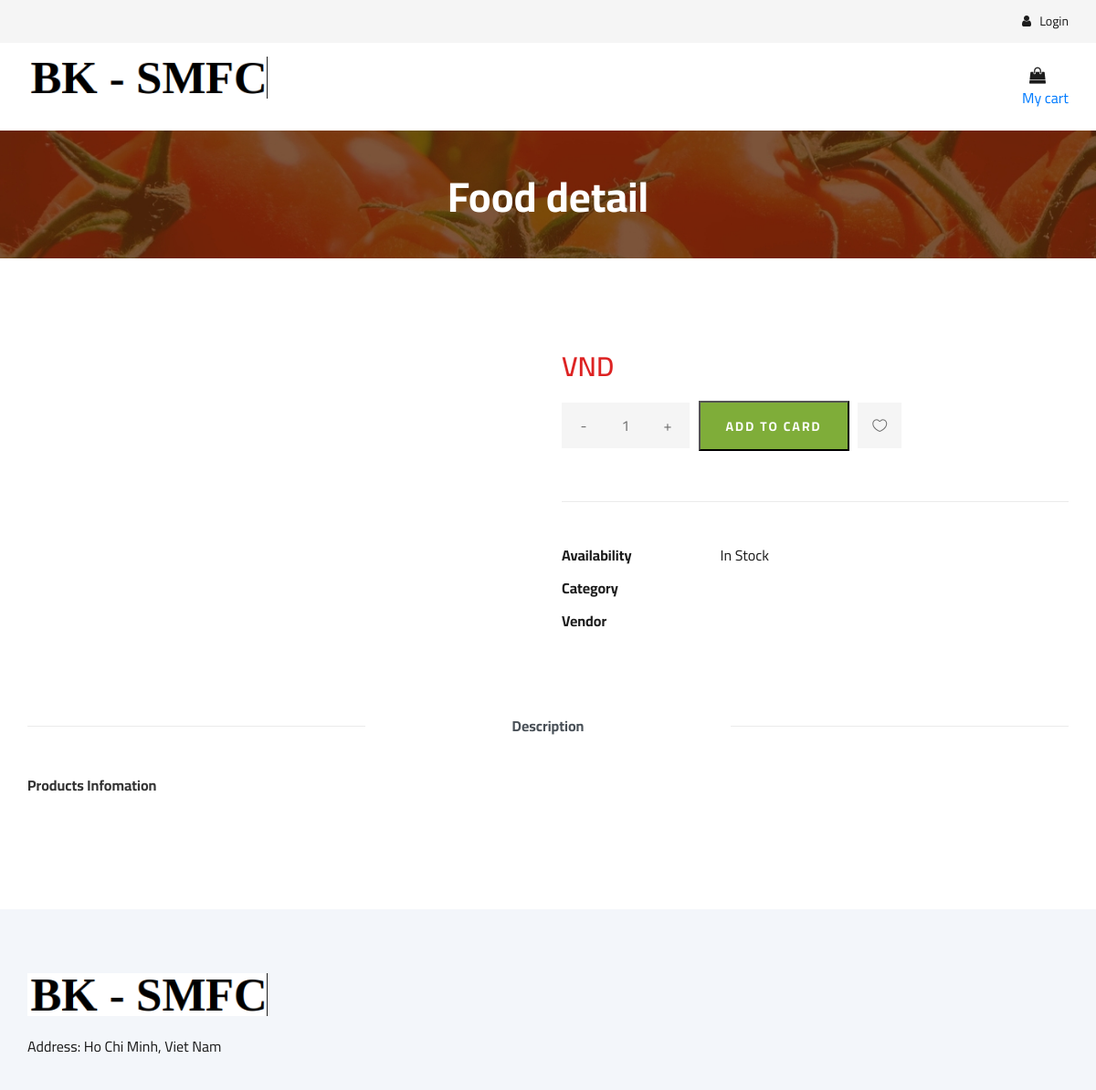
The page /customer/food_detail/1 on the database as committed earlier.
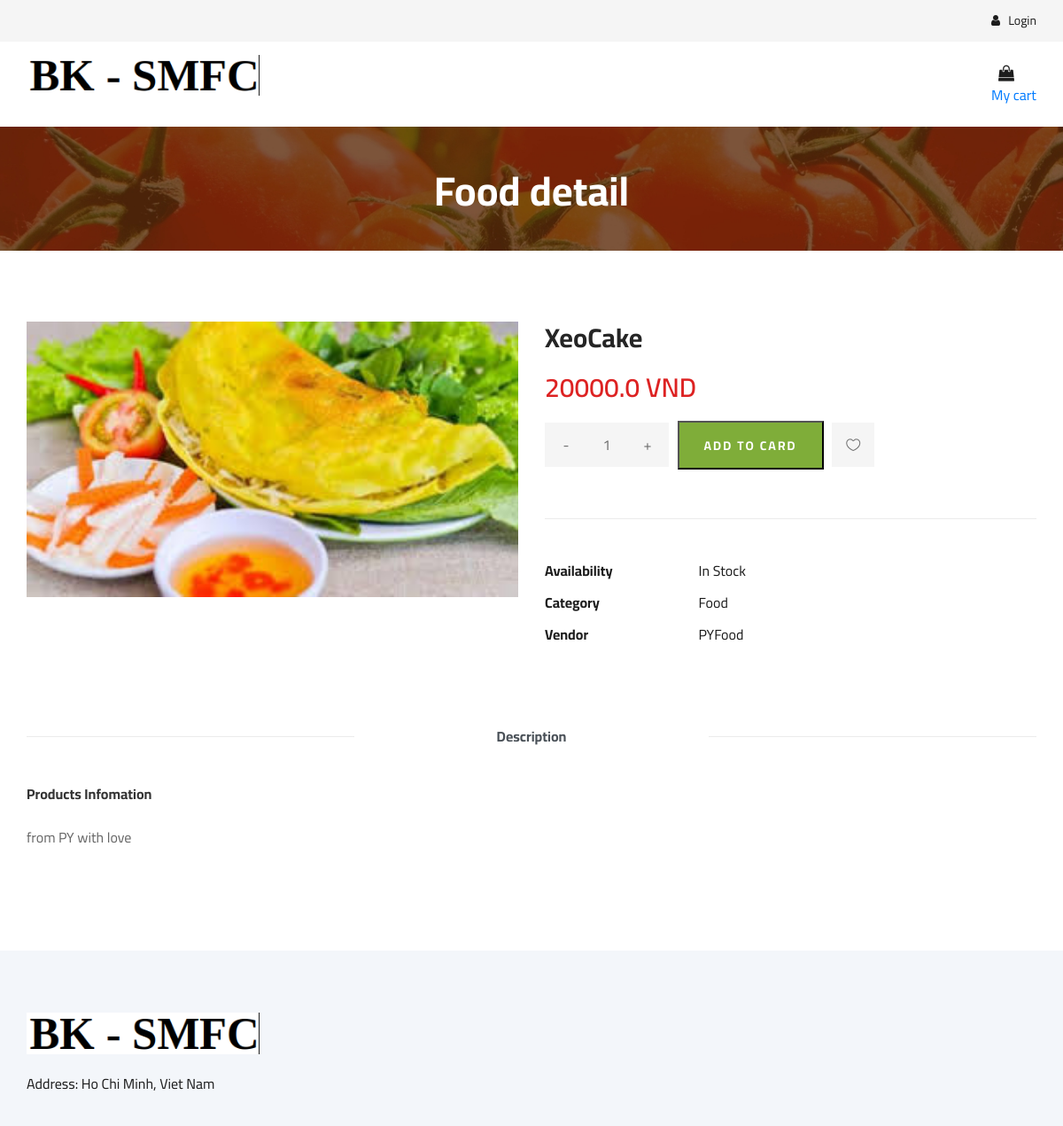
The same page on the database as committed later.
### model/models/food.py (models this page shows, shortened)
class Food(models.Model):
    category = models.ForeignKey(Category, on_delete=models.CASCADE, blank=True)
    name = models.CharField(max_length=100)
    vendor = models.ForeignKey(Vendor, on_delete=models.CASCADE)
    description = models.TextField(blank=True, max_length=256)
    price = models.FloatField(default=0)
    image = models.ImageField(upload_to='food_images/%Y/%m/%d', blank=True)
    class Meta:
        verbose_name = 'Foods'
        verbose_name_plural = 'Foods'

class Category(models.Model):
    name = models.CharField(max_length=100)
    vendor = models.ForeignKey(Vendor, on_delete=models.CASCADE, default=None)
    class Meta:
        verbose_name = 'Categories'
        verbose_name_plural = 'Categories'

### model/models/vendor.py (models this page shows, shortened)
class Vendor(models.Model):
    name = models.CharField(max_length=100, default='')
    description = models.CharField(max_length=256, default='')
    owner = models.ForeignKey(VendorOwner, on_delete=models.CASCADE)

### customer/views.py (the view)
# urls.py: path('food_detail/<int:foodID>', ViewFoodDetail, name='view-food-detail'),
def ViewFoodDetail(request, foodID=None):
    context = {
        'food': Menu.get_food(food_id=foodID),
    }
    return render(request, 'order/shop-details.html', context)

### customer/menu.py (called while the page is built)
    @staticmethod
    def get_food(food_id):
        try:
            return Food.objects.get(id=food_id)
        except ObjectDoesNotExist:
            return None

### templates/order/shop-details.html (shortened to what this page needs)
{% extends 'order/base.html' %}
{% load static%}
{% block CustomerCart %}
    <div class="col-lg-3">
        <div class="header__cart">
            <ul>
                <li><a href="{% url 'customer:view-cart' %}"><i class="fa fa-shopping-bag"></i> </a></li>
            </ul>
            <div><a href="{% url 'customer:view-cart' %}"> My cart</a></div>
        </div>
    </div>
{% endblock %}
{% block BreadcrumbTitle%}
    <h2>Food detail</h2>
{% endblock %}
{% block content %}
    <section class="product-details spad">
        <div class="container">
            <div class="row">
                <div class="col-lg-6 col-md-6">
                    <div class="product__details__pic">
                        <div class="product__details__pic__item">
                            <img class="product__details__pic__item--large"
                                src="{{food.image.url}}" alt="">
                        </div>
                    </div>
                </div>
                <div class="col-lg-6 col-md-6">
                    <div class="product__details__text">
                        <h3>{{food.name}}</h3>
                        <div class="product__details__price">{{food.price}} VND</div>
                        <form action="{% url 'customer:add-item-to-cart' food.id %}" method="post">
                            <div class="product__details__quantity">
                                <div class="quantity">
                                    <div class="pro-qty">
                                        <input type="text" value="1" name="quantity">
                                    </div>
                                </div>
                            </div>
                            <input type="submit" class="primary-btn" value="ADD TO CARD">
                            <a href="#" class="heart-icon"><span class="icon_heart_alt"></span></a>
                        </form>
                        <ul>
                            <li><b>Availability</b> <span>In Stock</span></li>
                            <li><b>Category</b> <span>{{food.category.name}}</span></li>
                            <li><b>Vendor</b> <span>{{food.vendor.name}}</span></li>
                        </ul>
                    </div>
                </div>
                <div class="col-lg-12">
                    <div class="product__details__tab">
                        <ul class="nav nav-tabs" role="tablist">
                            <li class="nav-item">
                                <a class="nav-link active" data-toggle="tab" href="#tabs-1" role="tab"
                                    aria-selected="true">Description</a>
                            </li>
                        </ul>
                        <div class="tab-content">
                            <div class="tab-pane active" id="tabs-1" role="tabpanel">
                                <div class="product__details__tab__desc">
                                    <h6>Products Infomation</h6>
                                    <p>{{food.description}}</p>
                                </div>
                            </div>
                        </div>
                    </div>
                </div>
            </div>
        </div>
    </section>
{% endblock %}

Rows that differ between the two databases and show on the page:
added Food: image (picture), name "XeoCake", price "20000.0", category.name "Food", vendor.name "PYFood", description "from PY with love"
